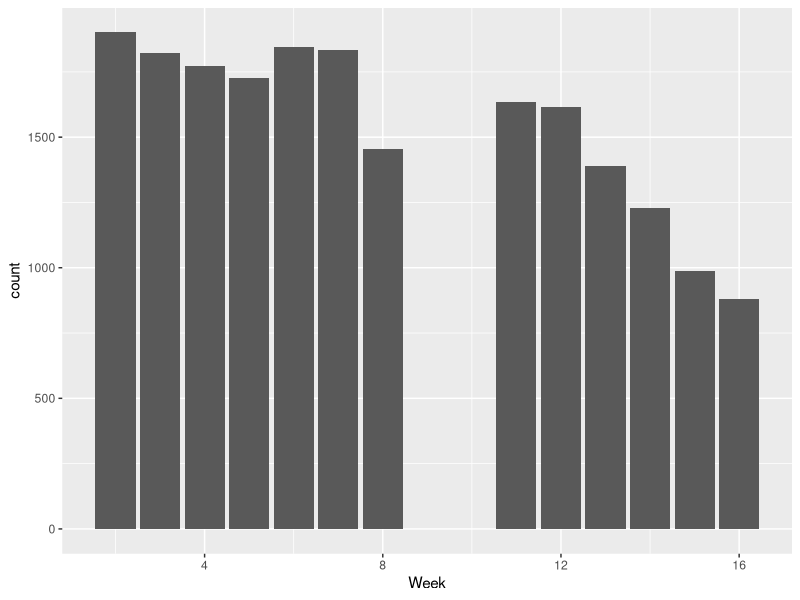
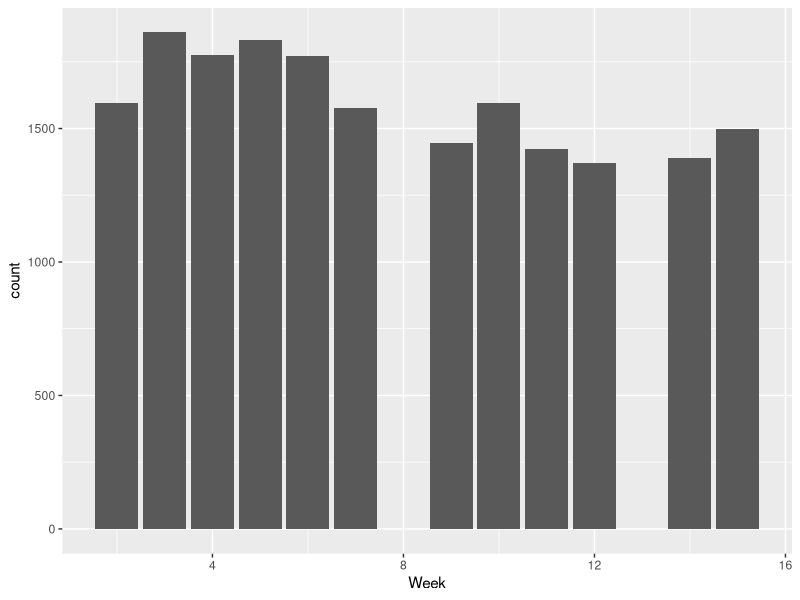
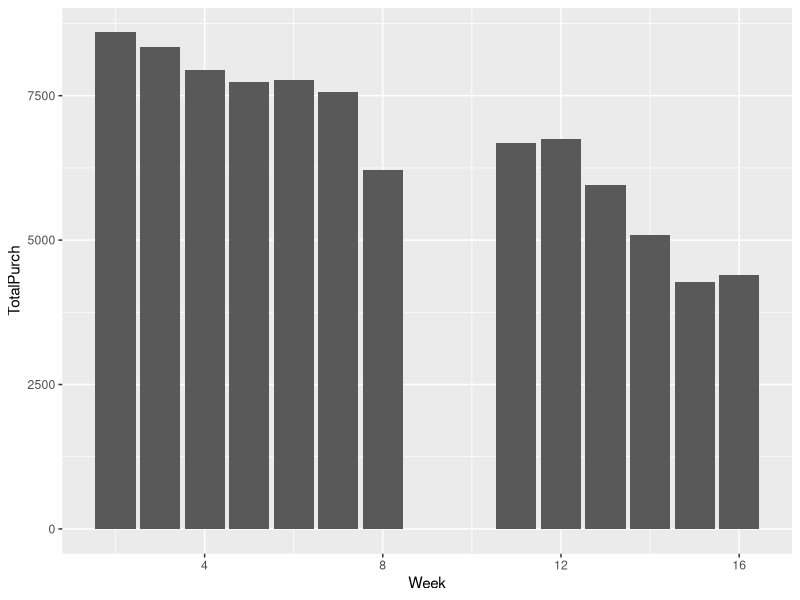
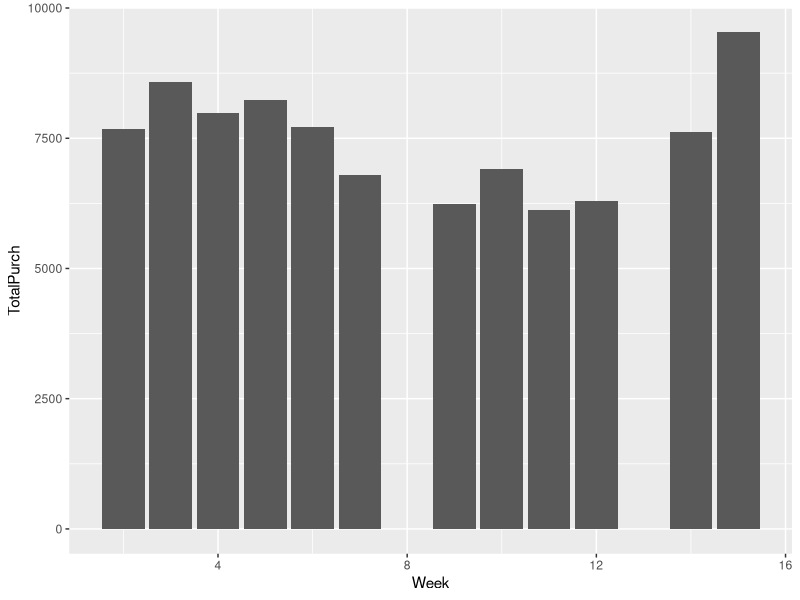
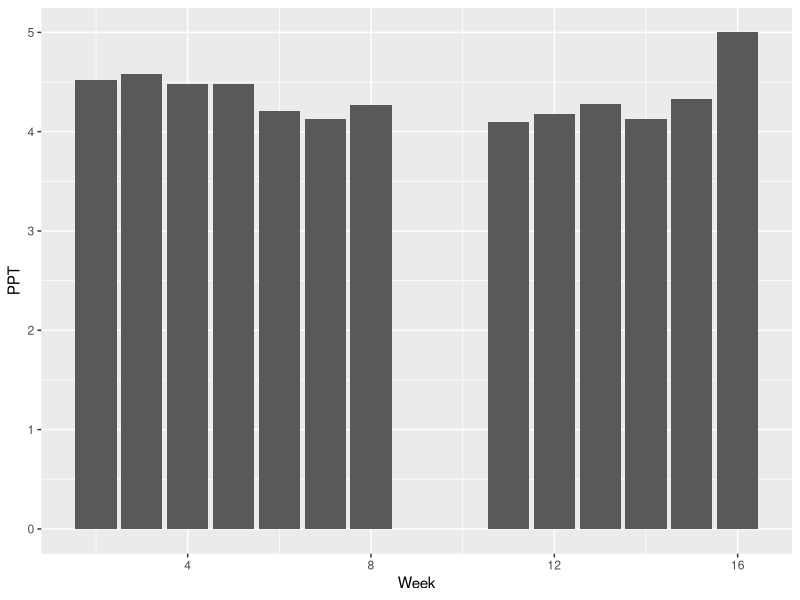
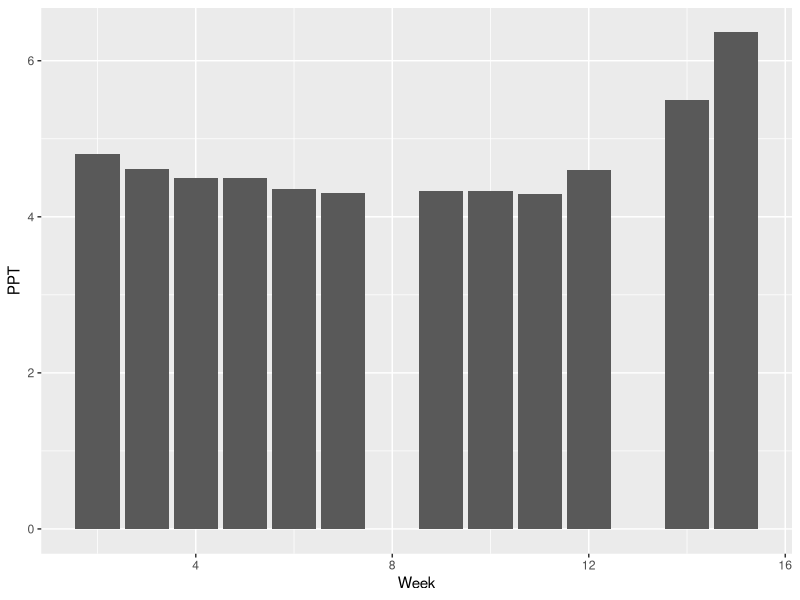
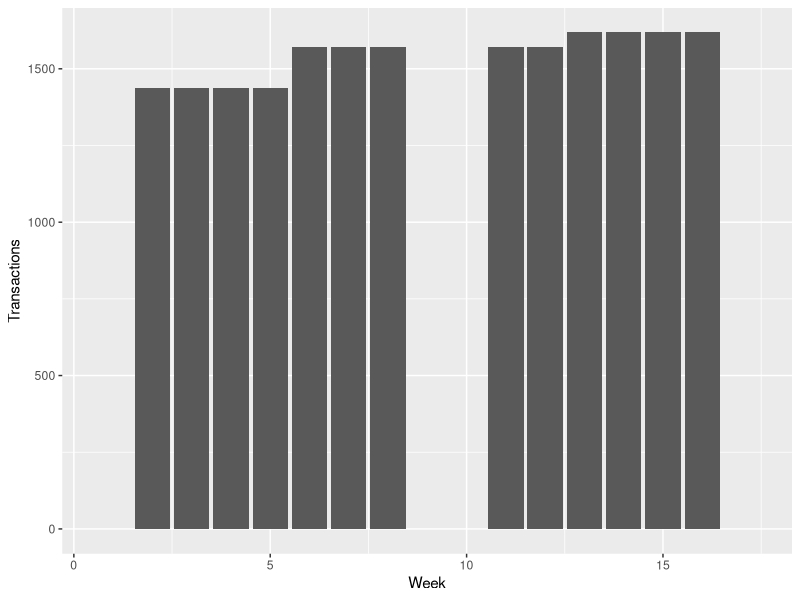
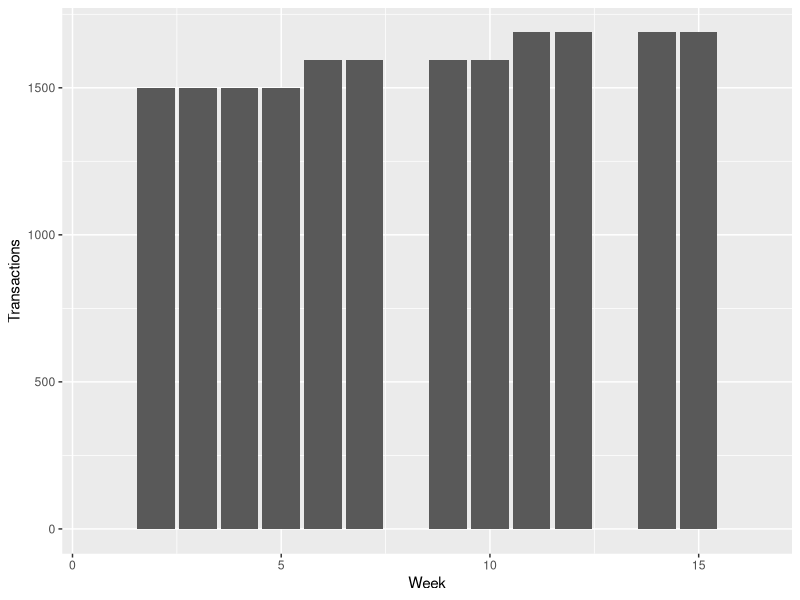

R code for these plots, in order:
## ---- chunk 1
knitr::opts_chunk$set(echo = TRUE, message=FALSE, warning=FALSE, cache=TRUE, 
                      fig.width=7, fig.height=3, fig.align = "center")
library(readr)
library(dplyr)
library(ggplot2)
library(lubridate)
## ---- chunk 2

flex_data <- read_csv("flex_data.csv") 
flex_data <- flex_data %>% mutate(Time = mdy_hm(Time)) %>% mutate(Week = epiweek(Time)) %>% rename(AmountSpent=Price)
flex_data <- flex_data %>% filter(Time >= '2019-01-20' & Time <= '2019-12-19') %>%  filter(AmountSpent > 0)

## ---- chunk 3
#Transactions by week
springtrans <- flex_data %>% filter(Time <= '2019-5-19') %>% mutate(Week = Week-3) %>% filter(Week!=1 & Week!=9 & Week!=10 & Week!=17)
falltrans <- flex_data %>% filter(Time >= '2019-9-1') %>% mutate (Week = Week-35) %>% filter(Week!=1 & Week!=8 & Week!=13 & Week!=16)

ggplot(springtrans) + geom_bar(aes(x=Week))
ggplot(falltrans) + geom_bar(aes(x=Week))
## ---- chunk 4
#Purchases by week
springpurch <- springtrans %>% group_by(Week) %>% summarize(TotalPurch = sum(AmountSpent))
fallpurch <- falltrans %>% group_by(Week) %>% summarize(TotalPurch = sum(AmountSpent))

ggplot(springpurch) + geom_bar(aes(x=Week, y=TotalPurch), stat='identity')
ggplot(fallpurch) + geom_bar(aes(x=Week, y=TotalPurch), stat='identity')
## ---- chunk 5
#Amount Spent Per Transaction
springppt <- springtrans %>% group_by(Week) %>% summarize(TotalTrans = n(), TotalPurch = sum(AmountSpent)) %>% mutate(PPT = TotalPurch/TotalTrans)
fallppt <- falltrans %>% group_by(Week) %>% summarize(TotalTrans = n(), TotalPurch = sum(AmountSpent)) %>% mutate(PPT = TotalPurch/TotalTrans)

ggplot(springppt) + geom_bar(aes(x=Week, y=PPT), stat='identity')
ggplot(fallppt) + geom_bar(aes(x=Week, y=PPT), stat='identity')
## ---- chunk 6
#Creation of consistent null dataframes
#Tested - Sums of spring/fall consistent nulls add up to sum of purchases and transactions from spring/fall PPT
sprnullconsistent <- data.frame("Week"=1:17, "Transactions"= c(0,sum(springppt$TotalTrans)/13,sum(springppt$TotalTrans)/13,sum(springppt$TotalTrans)/13,sum(springppt$TotalTrans)/13,sum(springppt$TotalTrans)/13,sum(springppt$TotalTrans)/13,sum(springppt$TotalTrans)/13,0,0,sum(springppt$TotalTrans)/13,sum(springppt$TotalTrans)/13,sum(springppt$TotalTrans)/13,sum(springppt$TotalTrans)/13,sum(springppt$TotalTrans)/13,sum(springppt$TotalTrans)/13,0), "Purchases"= c(0,sum(springppt$TotalPurch)/13,sum(springppt$TotalPurch)/13,sum(springppt$TotalPurch)/13,sum(springppt$TotalPurch)/13,sum(springppt$TotalPurch)/13,sum(springppt$TotalPurch)/13,sum(springppt$TotalPurch)/13,0,0,sum(springppt$TotalPurch)/13,sum(springppt$TotalPurch)/13,sum(springppt$TotalPurch)/13,sum(springppt$TotalPurch)/13,sum(springppt$TotalPurch)/13,sum(springppt$TotalPurch)/13,0))

fallnullconsistent <- data.frame("Week"=1:16, "Transactions"= c(0,sum(fallppt$TotalTrans)/12,sum(fallppt$TotalTrans)/12,sum(fallppt$TotalTrans)/12,sum(fallppt$TotalTrans)/12,sum(fallppt$TotalTrans)/12,sum(fallppt$TotalTrans)/12,0,sum(fallppt$TotalTrans)/12,sum(fallppt$TotalTrans)/12,sum(fallppt$TotalTrans)/12,sum(fallppt$TotalTrans)/12,0,sum(fallppt$TotalTrans)/12,sum(fallppt$TotalTrans)/12,0), "Purchases"= c(0,sum(fallppt$TotalPurch)/12,sum(fallppt$TotalPurch)/12,sum(fallppt$TotalPurch)/12,sum(fallppt$TotalPurch)/12,sum(fallppt$TotalPurch)/12,sum(fallppt$TotalPurch)/12,0,sum(fallppt$TotalPurch)/12,sum(fallppt$TotalPurch)/12,sum(fallppt$TotalPurch)/12,sum(fallppt$TotalPurch)/12,0,sum(fallppt$TotalPurch)/12,sum(fallppt$TotalPurch)/12,0))

## ---- chunk 7
#285/518=55.02% of students believe they spend consistently (1/3 beginning, 1/3 middle, 1/3 end)
#86/518=16.60% of students believe they spend most in beginning (1/2 beginning, 1/3 middle, 1/6 end)
#147/518=28.38% of students believe they spend most at end (1/6 beginning, 1/3 middle, 1/2 end)

#Tested - Sums of spring/fall weighted expectation nulls add up to sum of purchases/transactions from spring/fall  PPT
#Note - each period represents total spending expected during that period, then divided by number of weeks in     that period (spring separated into 4/5/4, fall into 4/4/4). Since spring separated into 4/5/4, need extra weighting component to account for length of middle section. Since 5/13 = 1.25*4/13, multiply transactions/purchases in periods 1 and 3 by 0.913 and multiply transactions/purchases in period 2 by 1.174. FIGURE OUT MATH PROOF BEHIND THIS

p1springtrans <- (.5502*sum(springppt$TotalTrans)*(1/3) + .1660*sum(springppt$TotalTrans)*(1/2) + .2838*sum(springppt$TotalTrans)*(1/6))*.913
p2springtrans <- (.5502*sum(springppt$TotalTrans)*(1/3) + .1660*sum(springppt$TotalTrans)*(1/3) + .2838*sum(springppt$TotalTrans)*(1/3))*1.174
p3springtrans <- (.5502*sum(springppt$TotalTrans)*(1/3) + .1660*sum(springppt$TotalTrans)*(1/6) + .2838*sum(springppt$TotalTrans)*(1/2))*.913

p1springtrans+p2springtrans+p3springtrans
sum(springppt$TotalTrans)

p1springpurch <- (.5502*sum(springppt$TotalPurch)*(1/3) + .1660*sum(springppt$TotalPurch)*(1/2) + .2838*sum(springppt$TotalPurch)*(1/6))*.913
p2springpurch <- (.5502*sum(springppt$TotalPurch)*(1/3) + .1660*sum(springppt$TotalPurch)*(1/3) + .2838*sum(springppt$TotalPurch)*(1/3))*1.174
p3springpurch <- (.5502*sum(springppt$TotalPurch)*(1/3) + .1660*sum(springppt$TotalPurch)*(1/6) + .2838*sum(springppt$TotalPurch)*(1/2))*.913

p1springpurch+p2springpurch+p3springpurch
sum(springppt$TotalPurch)

sprnullweighted <- data.frame("Week"=1:17, 
"Transactions"= c(0,p1springtrans/4,p1springtrans/4,p1springtrans/4,p1springtrans/4,p2springtrans/5,p2springtrans/5,p2springtrans/5,0,0,p2springtrans/5,p2springtrans/5,p3springtrans/4,p3springtrans/4,p3springtrans/4,p3springtrans/4,0), 
"Purchases"= c(0,p1springpurch/4,p1springpurch/4,p1springpurch/4,p1springpurch/4,p2springpurch/5,p2springpurch/5,p2springpurch/5,0,0,p2springpurch/5,p2springpurch/5,p3springpurch/4,p3springpurch/4,p3springpurch/4,p3springpurch/4,0))

p1falltrans <- .5502*sum(fallppt$TotalTrans)*(1/3) + .1660*sum(fallppt$TotalTrans)*(1/2) + .2838*sum(fallppt$TotalTrans)*(1/6)
p2falltrans <- .5502*sum(fallppt$TotalTrans)*(1/3) + .1660*sum(fallppt$TotalTrans)*(1/3) + .2838*sum(fallppt$TotalTrans)*(1/3)
p3falltrans <- .5502*sum(fallppt$TotalTrans)*(1/3) + .1660*sum(fallppt$TotalTrans)*(1/6) + .2838*sum(fallppt$TotalTrans)*(1/2)

p1fallpurch <- .5502*sum(fallppt$TotalPurch)*(1/3) + .1660*sum(fallppt$TotalPurch)*(1/2) + .2838*sum(fallppt$TotalPurch)*(1/6)
p2fallpurch <- .5502*sum(fallppt$TotalPurch)*(1/3) + .1660*sum(fallppt$TotalPurch)*(1/3) + .2838*sum(fallppt$TotalPurch)*(1/3)
p3fallpurch <- .5502*sum(fallppt$TotalPurch)*(1/3) + .1660*sum(fallppt$TotalPurch)*(1/6) + .2838*sum(fallppt$TotalPurch)*(1/2)

fallnullweighted <- data.frame("Week"=1:16, 
"Transactions"= c(0,p1falltrans/4,p1falltrans/4,p1falltrans/4,p1falltrans/4,p2falltrans/4,p2falltrans/4,0,p2falltrans/4,p2falltrans/4,p3falltrans/4,p3falltrans/4,0,p3falltrans/4,p3falltrans/4,0), 
"Purchases"= c(0,p1fallpurch/4,p1fallpurch/4,p1fallpurch/4,p1fallpurch/4,p2fallpurch/4,p2fallpurch/4,0,p2fallpurch/4,p2fallpurch/4,p3fallpurch/4,p3fallpurch/4,0,p3fallpurch/4,p3fallpurch/4,0))

ggplot(sprnullweighted) + geom_bar(aes(x=Week, y=Transactions), stat='identity')
ggplot(fallnullweighted) + geom_bar(aes(x=Week, y=Transactions), stat='identity')
ggplot(sprnullweighted) + geom_bar(aes(x=Week, y=Purchases), stat='identity')
ggplot(fallnullweighted) + geom_bar(aes(x=Week, y=Purchases), stat='identity')

## ---- chunk 8
#Two Nulls Against One Another
